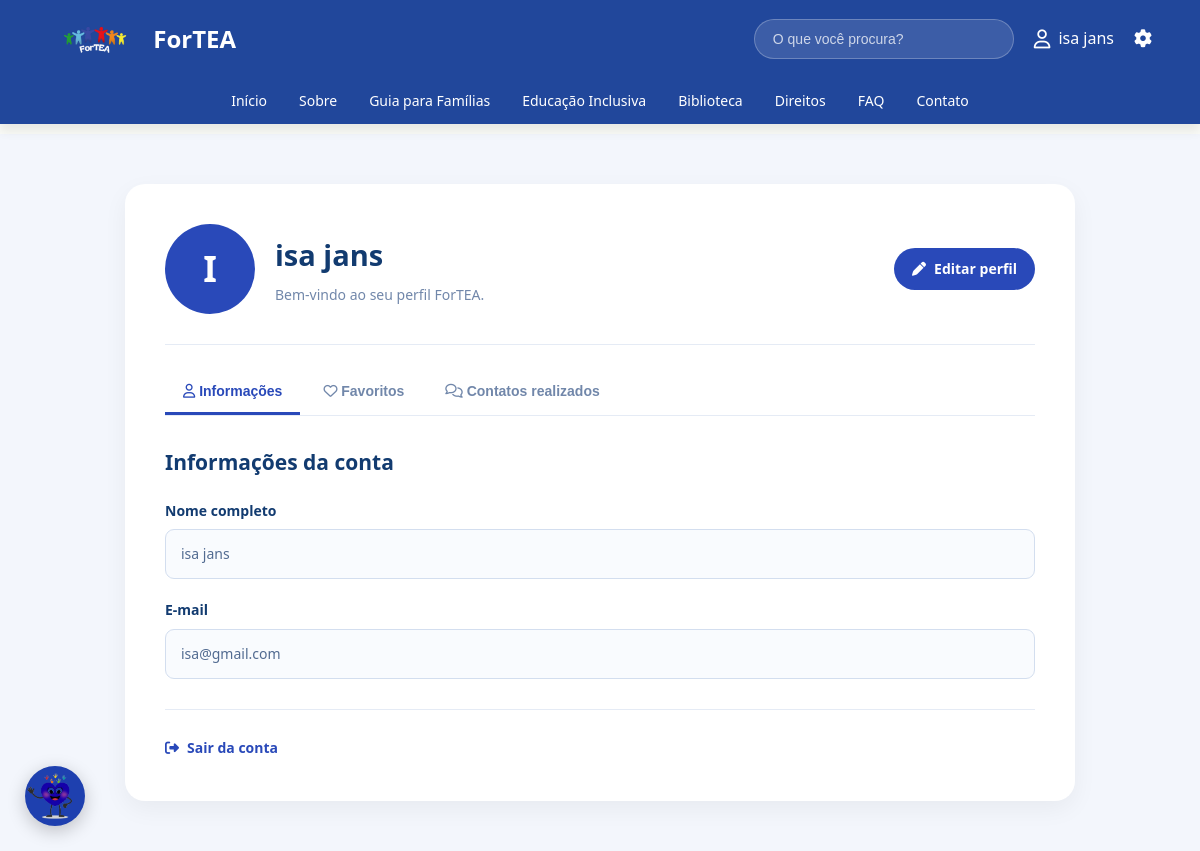
The app's page /perfil.php (signed in) with its own data.
### tables this page shows
CREATE TABLE `usuarios` (
  `id` int(11) NOT NULL,
  `nome` varchar(100) NOT NULL,
  `email` varchar(150) NOT NULL,
  `senha` varchar(255) NOT NULL,
  `data_cadastro` timestamp NOT NULL DEFAULT current_timestamp(),
  `foto` varchar(255) DEFAULT NULL
);

### perfil.php (the view, shortened to what this page needs)
<?php
require_once "conexao.php";
$usuarioId = $_SESSION['usuario_id'];
$sql = "SELECT * FROM usuarios WHERE id = ?";
$stmt = $conexao->prepare($sql);
$stmt->bind_param("i", $usuarioId);
$stmt->execute();
$resultado = $stmt->get_result();
$usuario = $resultado->fetch_assoc();
$nomeUsuario = $usuario['nome'];
$emailUsuario = $usuario['email'];
$fotoUsuario = $usuario['foto'] ?? null;
?>
<!DOCTYPE html>
<html lang="pt-br">
<head>
    <link rel="stylesheet"
          href="css/estilo.css">
    <link rel="stylesheet"
          href="css/perfil.css">
    <link rel="stylesheet"
          href="https://cdnjs.cloudflare.com/ajax/libs/font-awesome/6.5.0/css/all.min.css">
</head>
<body>
<?php include "chatbot/chatbot.php"; ?>
<link rel="stylesheet" href="chatbot/chatbot.css">
<header>
    <div class="topo">
        <div class="logo">
            <img src="img/logoo.png"
                 alt="Logo">
            <h2>ForTEA</h2>
        </div>
        <div class="acoes">
            <div class="pesquisa">
                <input type="text"
                       placeholder="O que você procura?">
            </div>
            <a href="perfil.php"
               class="usuario-logado">
                <i class="fa-regular fa-user"></i>
                <?= htmlspecialchars($nomeUsuario) ?>
            </a>
            <a href="configuracoes.php" class="menu-configuracoes">
                    <i class="fa-solid fa-gear"></i>
                </a>
        </div>
    </div>
    <nav class="menu">
        <ul class="menu-links">
            <li>
                <a href="index.php">Início</a>
            </li>
            <li>
                <a href="sobre.php">Sobre</a>
            </li>
            <li>
                <a href="guia.php">Guia para Famílias</a>
            </li>
            <li>
                <a href="educacaoinclusiva.php">
                    Educação Inclusiva
                </a>
            </li>
            <li>
                <a href="biblioteca.php">
                    Biblioteca
                </a>
            </li>
            <li>
                <a href="direitos.php">
                    Direitos
                </a>
            </li>
            <li>
                <a href="faq.php">FAQ</a>
            </li>
            <li>
                <a href="contato.php">Contato</a>
            </li>
        </ul>
    </nav>
</header>
<main class="perfil-pagina">
    <section class="perfil-card">
        <div class="perfil-topo">
            <div class="perfil-avatar">
                <?php if (!empty($fotoUsuario)): ?>
                    <img src="<?= htmlspecialchars($fotoUsuario) ?>"
                         alt="Foto de perfil">
                <?php else: ?>
                    <?= strtoupper(
                        substr($nomeUsuario, 0, 1)
                    ) ?>
                <?php endif; ?>
            </div>
            <div class="perfil-titulo">
                <h1>
                    <?= htmlspecialchars($nomeUsuario) ?>
                </h1>
                <p>
                    Bem-vindo ao seu perfil ForTEA.
                </p>
            </div>
            <a href="editar_perfil.php"
               class="botao-editar-topo">
                <i class="fa-solid fa-pen"></i>
                Editar perfil
            </a>
        </div>
        <div class="perfil-abas">
            <button class="aba ativa"
                    onclick="mostrarAba('informacoes', this)">
                <i class="fa-regular fa-user"></i>
                Informações
            </button>
            <button class="aba"
                    onclick="mostrarAba('favoritos', this)">
                <i class="fa-regular fa-heart"></i>
                Favoritos
            </button>
            <button class="aba"
                    onclick="mostrarAba('profissionais', this)">
                <i class="fa-regular fa-comments"></i>
                Contatos realizados
            </button>
        </div>
        <div id="informacoes"
             class="conteudo-aba ativa">
            <h2>
                Informações da conta
            </h2>
            <div class="perfil-campo">
                <label>
                    Nome completo
                </label>
                <div class="perfil-valor">
                    <?= htmlspecialchars($nomeUsuario) ?>
                </div>
            </div>
            <div class="perfil-campo">
                <label>
                    E-mail
                </label>
                <div class="perfil-valor">
                    <?= htmlspecialchars($emailUsuario) ?>
                </div>
            </div>
        </div>
        <div class="perfil-final">
            <a href="logout.php"
               class="botao-sair">
                <i class="fa-solid fa-right-from-bracket"></i>
                Sair da conta
            </a>
        </div>
    </section>
</main>
</body>
</html>

### css/estilo.css (style rules this page uses)
* { margin: 0; padding: 0; box-sizing: border-box; }
html { scroll-behavior: smooth; }
:root { --primary-color: #0284c7; --primary-light: #e0f2fe; --blue-main: #21479B; --blue: #3467EB; --blue-light: #EAF2FF; --blue-footer: #1E40AF; --text-dark: #1e293b; --text: #475569; --text-muted: #64748b; --bg-light: #FAFBF7; --card-bg: #ffffff; --border: #e2e8f0; --border-radius: 12px; --box-shadow: 0 4px 15px rgba(0, 0, 0, 0.05); }
body { font-family: 'Segoe UI', Tahoma, Geneva, Verdana, sans-serif; background: #FAFBF7; color: #475569; line-height: 1.6; padding-top: 134px; overflow-x: hidden; }
img { max-width: 100%; height: auto; display: block; }
a, button, input { transition: 0.3s ease; }
header { background: #21479b; position: fixed; top: 0; left: 0; width: 100%; z-index: 9999; box-shadow: 0 7px 10px rgba(0, 0, 0, 0.08); }
header, header h1, header h2, header h3, header p, header a { color: #fff; }
.topo { width: min(1200px, 92%); margin: auto; display: flex; justify-content: space-between; align-items: center; padding: 4px 0; }
.logo { display: flex; align-items: center; gap: 12px; }
.logo img { width: auto; height: 70px; }
.logo h2 { margin: 0; }
.acoes { display: flex; align-items: center; gap: 20px; }
.pesquisa { display: flex; align-items: center; position: relative; }
.pesquisa input { width: 260px; padding: 11px 45px 11px 18px; border: 1px solid rgba(255, 255, 255, 0.25); outline: none; border-radius: 50px; background: rgba(255, 255, 255, 0.12); color: #fff; font-size: 14px; transition: 0.2s ease; }
.pesquisa input::placeholder { color: rgba(255, 255, 255, 0.75); }
.acoes > a { text-decoration: none; }
.usuario-logado { display: flex; align-items: center; gap: 8px; font-size: 15px; font-weight: 500; }
.usuario-logado i { font-size: 19px; }
.menu-configuracoes { display: flex; align-items: center; justify-content: center; font-size: 18px; transition: 0.2s ease; }
.menu { width: 100%; }
.menu-links { width: min(1200px, 92%); margin: 0 auto; padding: 0; display: flex; align-items: center; justify-content: center; gap: 4px; list-style: none; }
.menu-links li { position: relative; }
.menu-links a { display: block; padding: 12px 14px; text-decoration: none; font-size: 14px; font-weight: 500; transition: 0.2s ease; }
:root { --azul: #3467EB; --azul-escuro: #21479B; --azul-claro: #EAF2FF; --verde: #4CAF50; --fundo: #F7F9FC; --texto: #374151; --suave: #667085; --branco: #fff; --borda: #E4E9F2; --sombra: 0 12px 30px rgba(33, 71, 155, .08); }
main { background: var(--fundo); color: var(--texto); font-family: "Segoe UI", Tahoma, sans-serif; }

### records on screen
usuarios: nome "isa jans", nome "I", email "isa@gmail.com"
